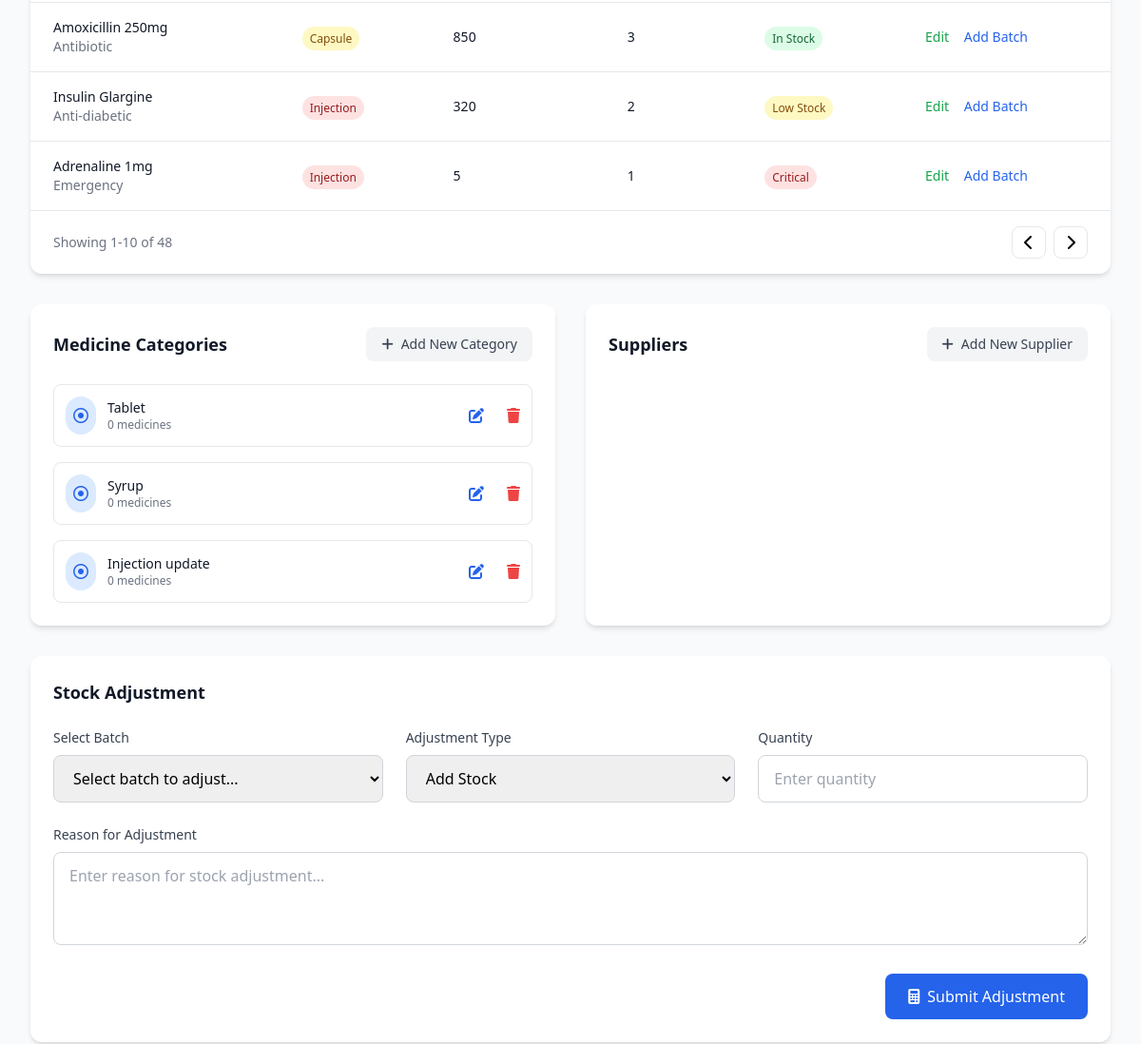
The app's page /inventory/ (middle part), older data.
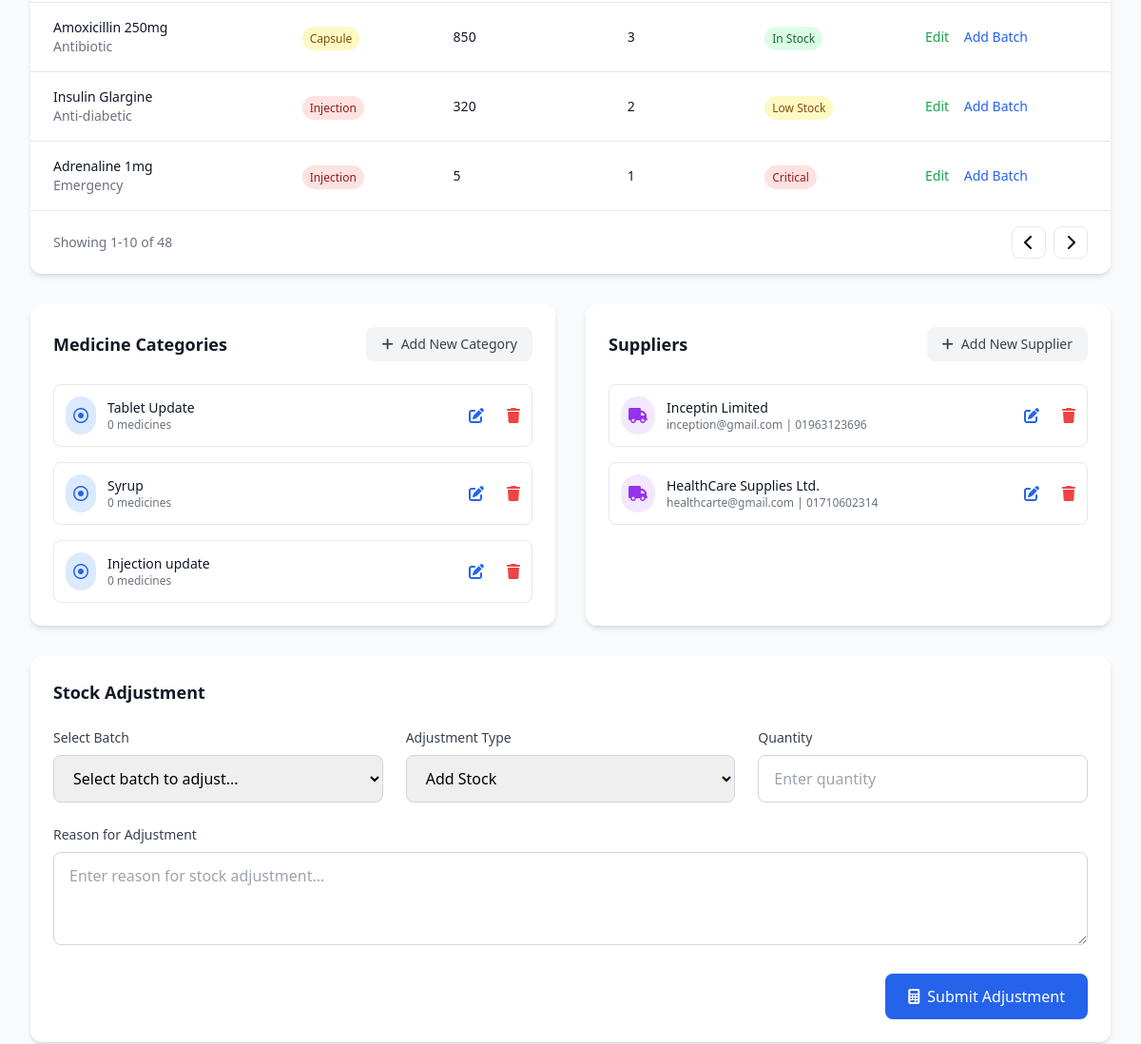
The same page, newer data.
### inventory/models.py (models this page shows, shortened)
class Category(models.Model):
    name = models.CharField(max_length=200,unique=True)
    description = models.TextField(blank=True,null=True)

class Supplier(models.Model):
    name = models.CharField(max_length=200)
    contact_email = models.EmailField(max_length=100,blank=True)
    phone = models.CharField(max_length=15)
    icon = models.ImageField(upload_to="supplier/",blank=True)

### inventory/views.py (the view)
# urls.py: path('inventory/',views.inventory,name="inventory"),
def inventory(request):
    categories = Category.objects.annotate(
        medichine_count = Count('medicines')
    )
    suppliers = Supplier.objects.all()
    context = {
        "categories":categories,
        "suppliers":suppliers,
    }
    return render(request,'inventory.html',context)

### templates/inventory.html (shortened to what the changed rows need)
{% extends "base.html" %}
{% block content %}
    <main class="py-6">
        <div class="max-w-7xl mx-auto px-4 sm:px-6 lg:px-8">
            <div class="grid grid-cols-1 lg:grid-cols-2 gap-8 mb-8">
                <div class="bg-white rounded-xl shadow-md p-6">
                    <div class="space-y-4" id="categoriesData">
                        {% for category in categories %}
                        <div class="category-item flex items-center justify-between categories p-3 border border-gray-200 rounded-lg hover:bg-gray-50 transition-colors duration-200">
                            <div class="flex items-center">
                                <div class="bg-blue-100 p-2 rounded-full mr-3">
                                    <i class="fa-regular fa-circle-dot text-blue-600"></i>
                                </div>
                                <div>
                                    <p class="text-sm font-medium text-gray-900">{{category.name}}</p>
                                    <p class="text-xs text-gray-500">{{category.medichine_count}} medicines</p>
                                </div>
                            </div>
                            <div class="flex gap-6">
                                <button data-id={{category.id}} class="text-blue-600 hover:text-blue-800 btn-edit">
                                <i class="fas fa-edit"></i>
                                </button>
                                <button data-id={{category.id}} class="text-red-500 hover:text-red-600 btn-delete">
                                    <i class="fa-solid fa-trash"></i>
                                </button>
                            </div>
                        </div>
                        {% endfor %}
                    </div>
                </div>
                <div class="bg-white rounded-xl shadow-md p-6">
                    <div class="space-y-4" id="suppliersData">
                        {% for supplier in suppliers %}
                        <div class="supplier-item flex items-center justify-between p-3 border border-gray-200 rounded-lg hover:bg-gray-50 transition-colors duration-200">
                            <div class="flex items-center">
                                <div class="bg-purple-100 p-2 rounded-full mr-3">
                                    <i class="fas fa-truck text-purple-600"></i>
                                </div>
                                <div>
                                    <p class="text-sm font-medium text-gray-900">{{supplier.name}}</p>
                                    <p class="text-xs text-gray-500">{{supplier.contact_email}} | {{supplier.phone}}</p>
                                </div>
                            </div>
                            <div class="flex gap-6">
                                <button data-id={{supplier.id}} class="text-blue-600 hover:text-blue-800 btn-edit">
                                <i class="fas fa-edit"></i>
                                </button>
                                <button data-id={{supplier.id}} class="text-red-500 hover:text-red-600 btn-delete">
                                    <i class="fa-solid fa-trash"></i>
                                </button>
                            </div>
                        </div>
                        {% endfor %}
                    </div>
                </div>
            </div>
        </div>
    </main>
{% endblock content %}

Row changes from the older to the newer data that the page shows:
changed Category: name "Tablet" → "Tablet Update"
added Supplier: name "Inceptin Limited", contact_email "inception@gmail.com", phone "01963123696"
added Supplier: name "HealthCare Supplies Ltd.", contact_email "healthcarte@gmail.com", phone "01710602314"
